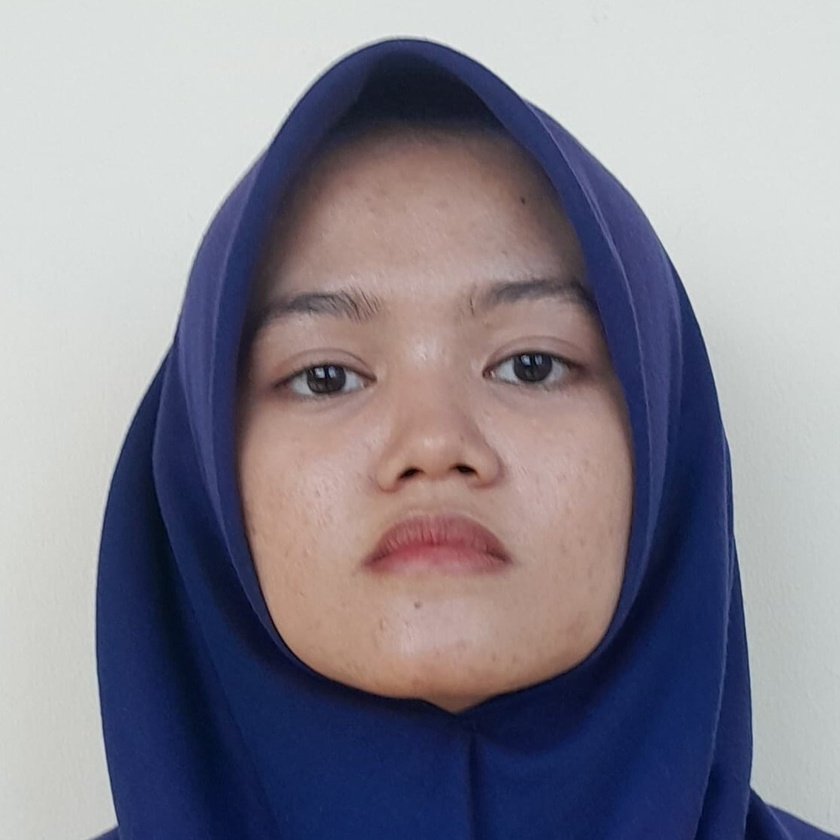
#> input picture data/faces/Alfina Damayanti/img1.jpg, 840 x 840 px, shrunk from 1115 x 1115 before the run
$ python -i simple_anti_spoofing.py   (imports and definitions only)   (older library calls are emulated)
#> lines starting #> are read from the running program, lines starting #| are printed output that depends on the picture; after the words box and inside, x2 and y2 are one past the last pixel; in counts of white or black regions, pixels touching at a corner belong together
#> further down, picture is the input picture: shape (840, 840, 3); mean B, G, R 145, 133.3, 136.2
import cv2
import numpy as np

class SimpleAntiSpoofing:
    """
    SIMPLIFIED Anti-Spoofing - Prioritas ArcFace Recognition!
    Hanya deteksi paper/foto yang SANGAT JELAS saja
    """
    def __init__(self):
        print("🛡️ SIMPLE AntiSpoofing initialized - PRIORITAS ARCFACE!")

    def detect_fake(self, face_image):
        """
        SIMPLIFIED detection - hanya blokir paper/foto yang SANGAT jelas

        Args:
            face_image: numpy array dari cropped face

        Returns:
            tuple: (is_fake: bool, confidence: float, reason: str)
        """
        try:
            if face_image is None or face_image.size == 0:
                return False, 0.0, "Invalid image"

            # Convert ke grayscale untuk analisis
            if len(face_image.shape) == 3:
                gray = cv2.cvtColor(face_image, cv2.COLOR_BGR2GRAY)
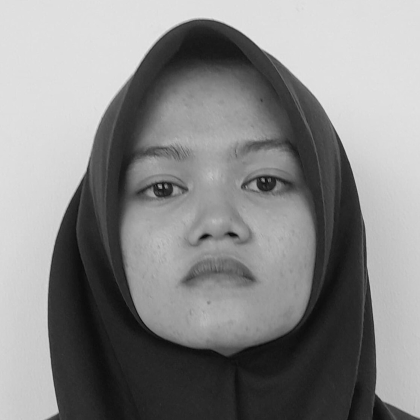
#> gray: shape (840, 840) (shown at 1/2 size); min 5, max 232, mean 135.6
                hsv = cv2.cvtColor(face_image, cv2.COLOR_BGR2HSV)
#> hsv: shape (840, 840, 3); mean H, S, V 75.6, 74.2, 155.5
            else:
                gray = face_image
                hsv = None

            paper_indicators = 0
            reasons = []

            # 1. Deteksi kertas putih yang sangat jelas
            white_pixels = np.sum(gray > 230) / gray.size
#> white_pixels = 1.7e-05
            if white_pixels > 0.45:  # Threshold tinggi - hanya kertas sangat putih
                paper_indicators += 3
                reasons.append(f"Kertas putih terdeteksi ({white_pixels:.2f})")

            # 2. Deteksi saturasi sangat rendah (kertas B&W)
            if hsv is not None:
                saturation = hsv[:,:,1]
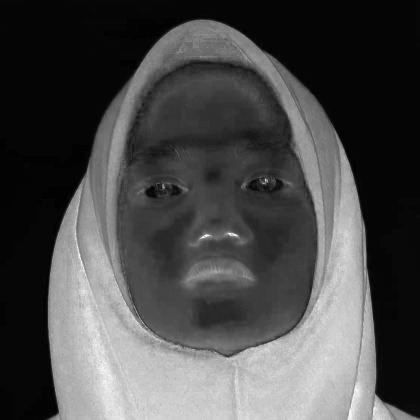
#> saturation: shape (840, 840) (shown at 1/2 size); min 0, max 255, mean 74.2
                avg_saturation = np.mean(saturation)
#> avg_saturation = 74.24
                if avg_saturation < 8:  # Hanya yang SANGAT rendah
                    paper_indicators += 2
                    reasons.append(f"Saturasi sangat rendah ({avg_saturation:.1f})")

            # 3. Deteksi tekstur datar (kertas)
            laplacian_var = np.var(cv2.Laplacian(gray, cv2.CV_64F))
#> laplacian_var = 33.42
            if laplacian_var < 25:  # Threshold tinggi - hanya surface sangat datar
                paper_indicators += 2
                reasons.append(f"Surface sangat datar ({laplacian_var:.1f})")

            # 4. Deteksi edge pattern artificial
            edges = cv2.Canny(gray, 50, 150)
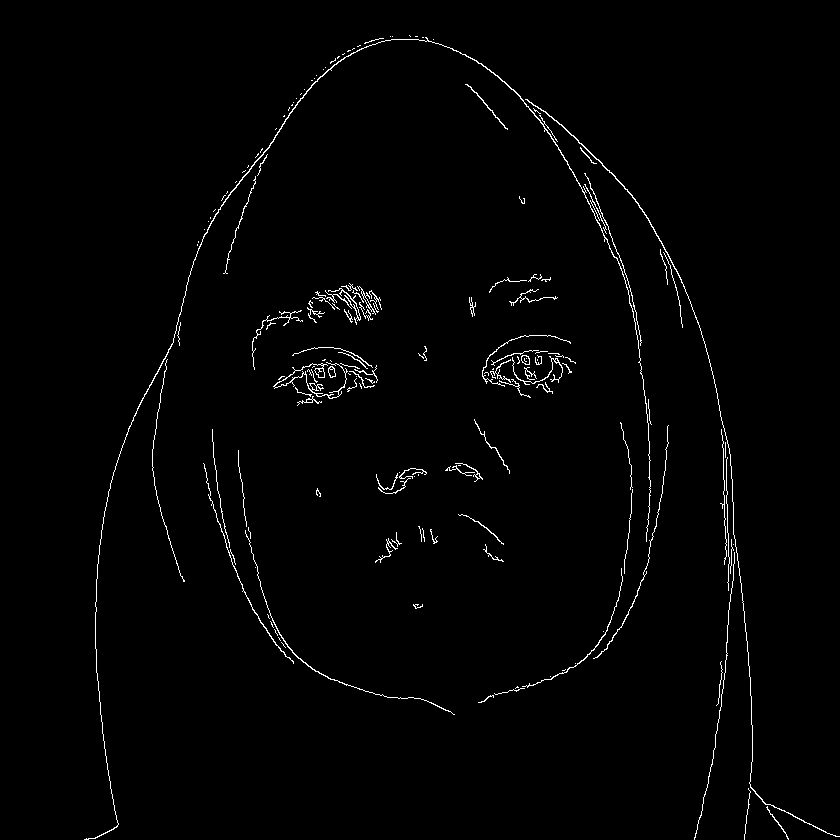
#> edges: shape (840, 840); 1.4% white in thin lines or dots, all inside (x1, y1, x2, y2) = (84, 35, 840, 840)
            edge_density = np.sum(edges > 0) / edges.size
#> edge_density = 0.0137
            if edge_density < 0.02:  # Sangat sedikit edge = foto smooth
                paper_indicators += 1
                reasons.append(f"Edge pattern artificial ({edge_density:.3f})")

            # DECISION: Hanya blokir jika ada banyak indikator kertas yang JELAS
            is_fake = paper_indicators >= 4  # Threshold tinggi - butuh bukti kuat
            confidence = min(paper_indicators / 6.0, 1.0)  # Normalize

            if is_fake:
                main_reason = f"🚫 KERTAS DETECTED! Score: {paper_indicators}/6"
                print(f"🚨 PAPER DETECTED: {main_reason}")
                print(f"   📋 Reasons: {', '.join(reasons)}")
            else:
                main_reason = f"✅ REAL FACE - Score: {paper_indicators}/6 (LANJUT KE ARCFACE)"
                print(f"✅ REAL FACE: {main_reason}")

            return is_fake, confidence, main_reason

        except Exception as e:
            print(f"❌ Anti-spoofing error: {e}")
            return False, 0.0, f"Detection failed: {e}"

# [17 lines left out: function detect_fake, not called in this run]

# [3 lines not run here, left out]

>>> import cv2
>>> picture = cv2.imread('../data/faces/Alfina Damayanti/img1.jpg')
>>> result = SimpleAntiSpoofing().detect_fake(picture)

$ run again, on data/faces/Alfina Damayanti/img2.jpg
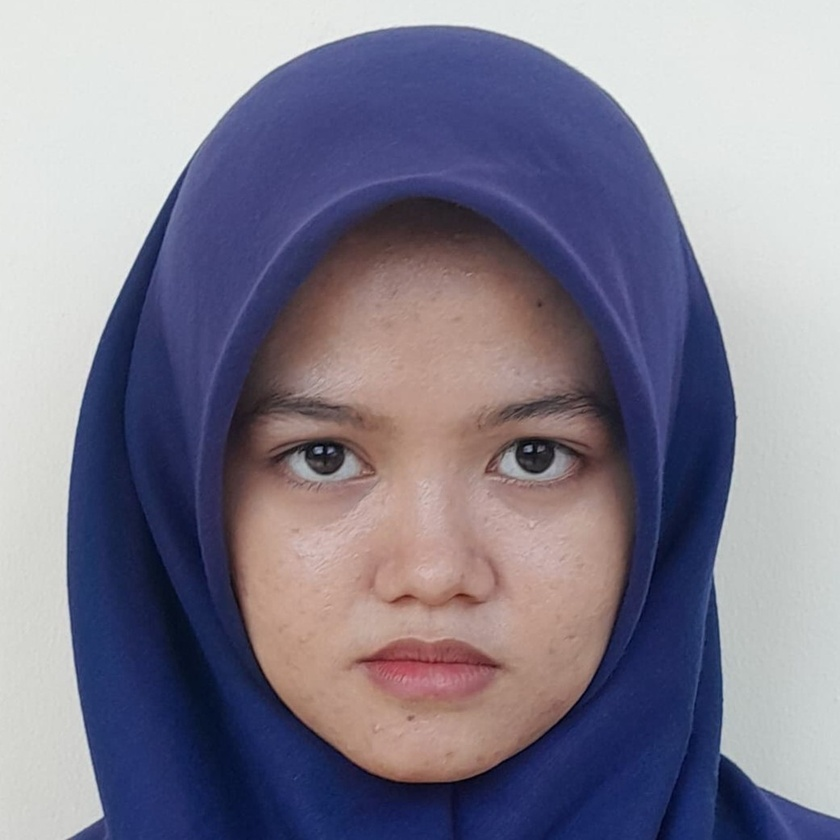
#> input picture data/faces/Alfina Damayanti/img2.jpg, 840 x 840 px, shrunk from 1042 x 1042 before the run
#> picture is the input picture: shape (840, 840, 3); mean B, G, R 143.6, 126.7, 130.5
#> hsv: shape (840, 840, 3); mean H, S, V 77.9, 78.2, 154.2
#> white_pixels = 0.101
#> in detect_fake, `saturation = hsv[:,:,1]`:
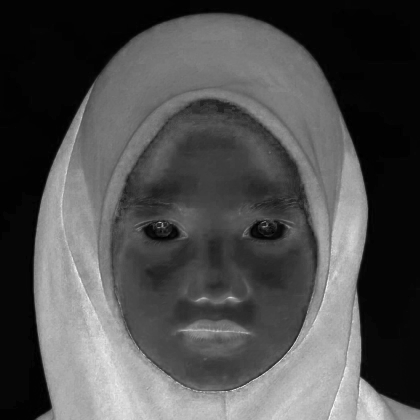
#> saturation: shape (840, 840) (shown at 1/2 size); min 0, max 255, mean 78.2
#> avg_saturation = 78.15
#> laplacian_var = 32.6
#> in detect_fake, `edges = cv2.Canny(gray, 50, 150)`:
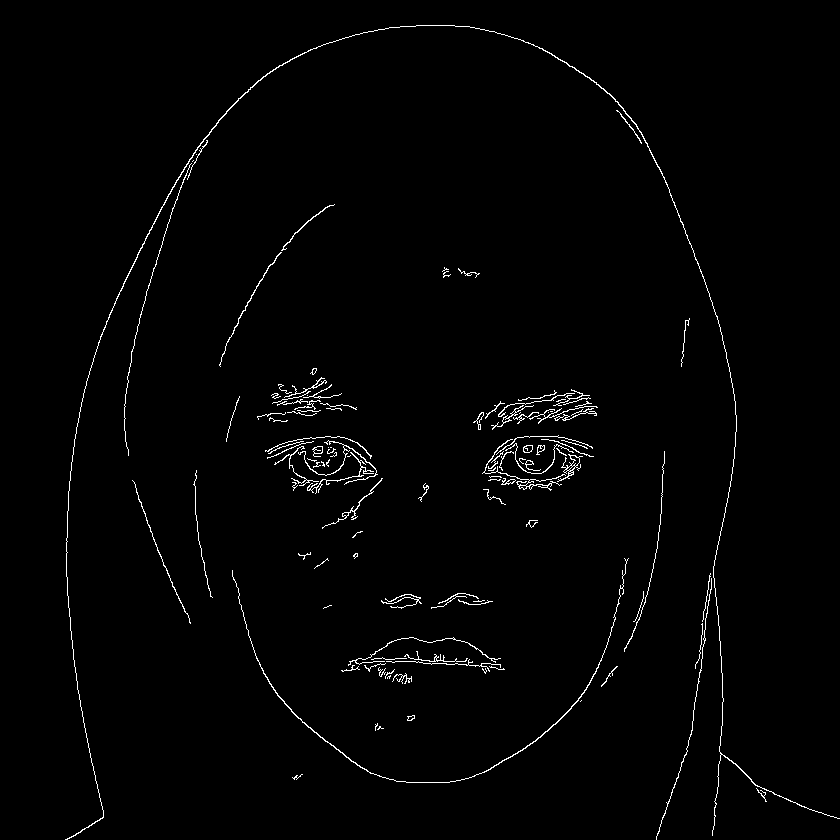
#> edges: shape (840, 840); 1.4% white in thin lines or dots, all inside (x1, y1, x2, y2) = (65, 25, 840, 840)
#> edge_density = 0.0139

$ run again, on data/faces/Alfina Damayanti/img3.jpg
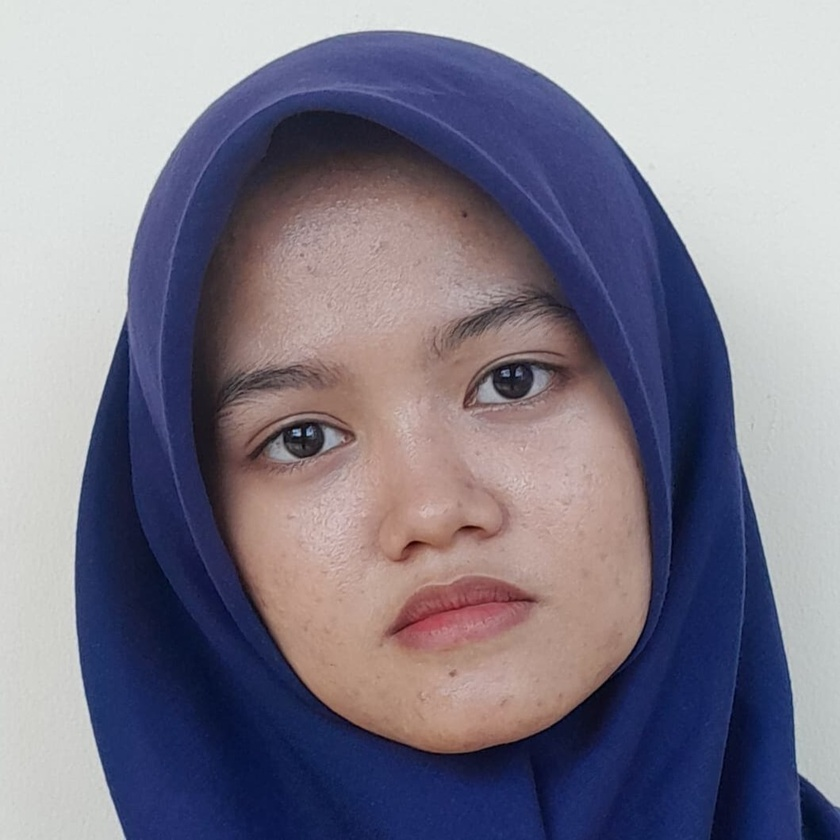
#> input picture data/faces/Alfina Damayanti/img3.jpg, 840 x 840 px, shrunk from 1059 x 1059 before the run
#> picture is the input picture: shape (840, 840, 3); mean B, G, R 140.1, 124.8, 128.8
#> hsv: shape (840, 840, 3); mean H, S, V 77.4, 79.3, 150.9
#> white_pixels = 0.000407
#> in detect_fake, `saturation = hsv[:,:,1]`:
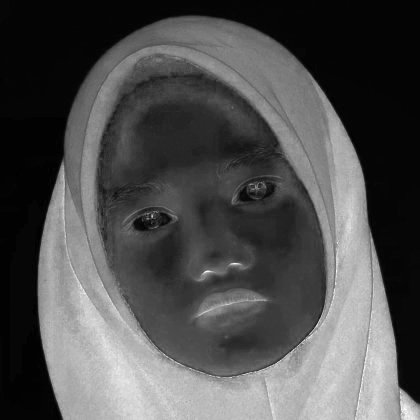
#> saturation: shape (840, 840) (shown at 1/2 size); min 0, max 255, mean 79.3
#> avg_saturation = 79.32
#> laplacian_var = 54.72
#> in detect_fake, `edges = cv2.Canny(gray, 50, 150)`:
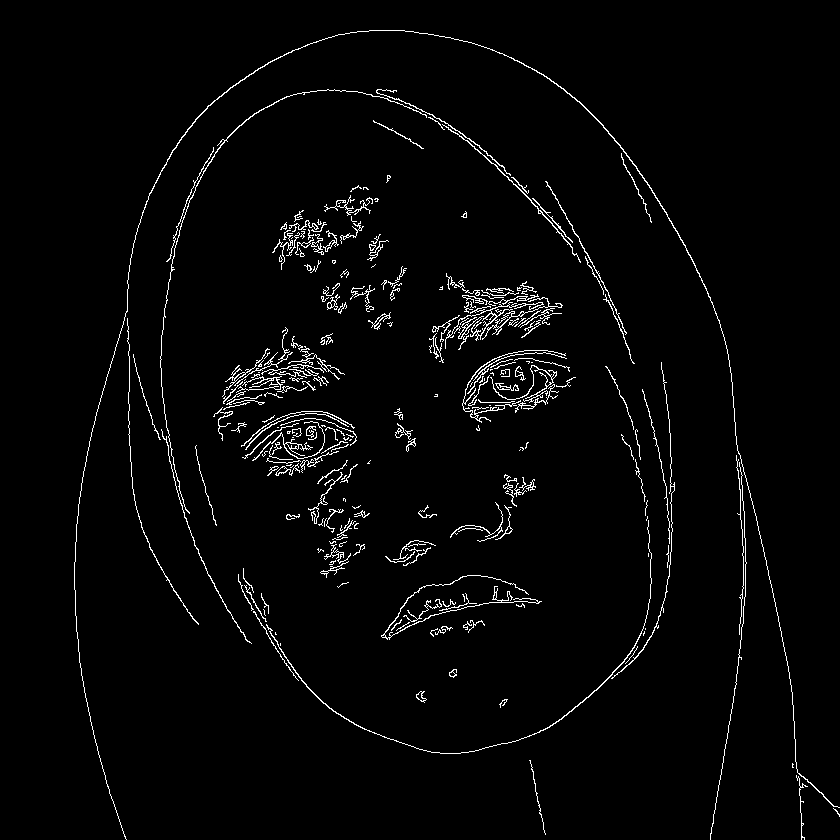
#> edges: shape (840, 840); 2.5% white in thin lines or dots, all inside (x1, y1, x2, y2) = (74, 30, 840, 840)
#> edge_density = 0.0254
